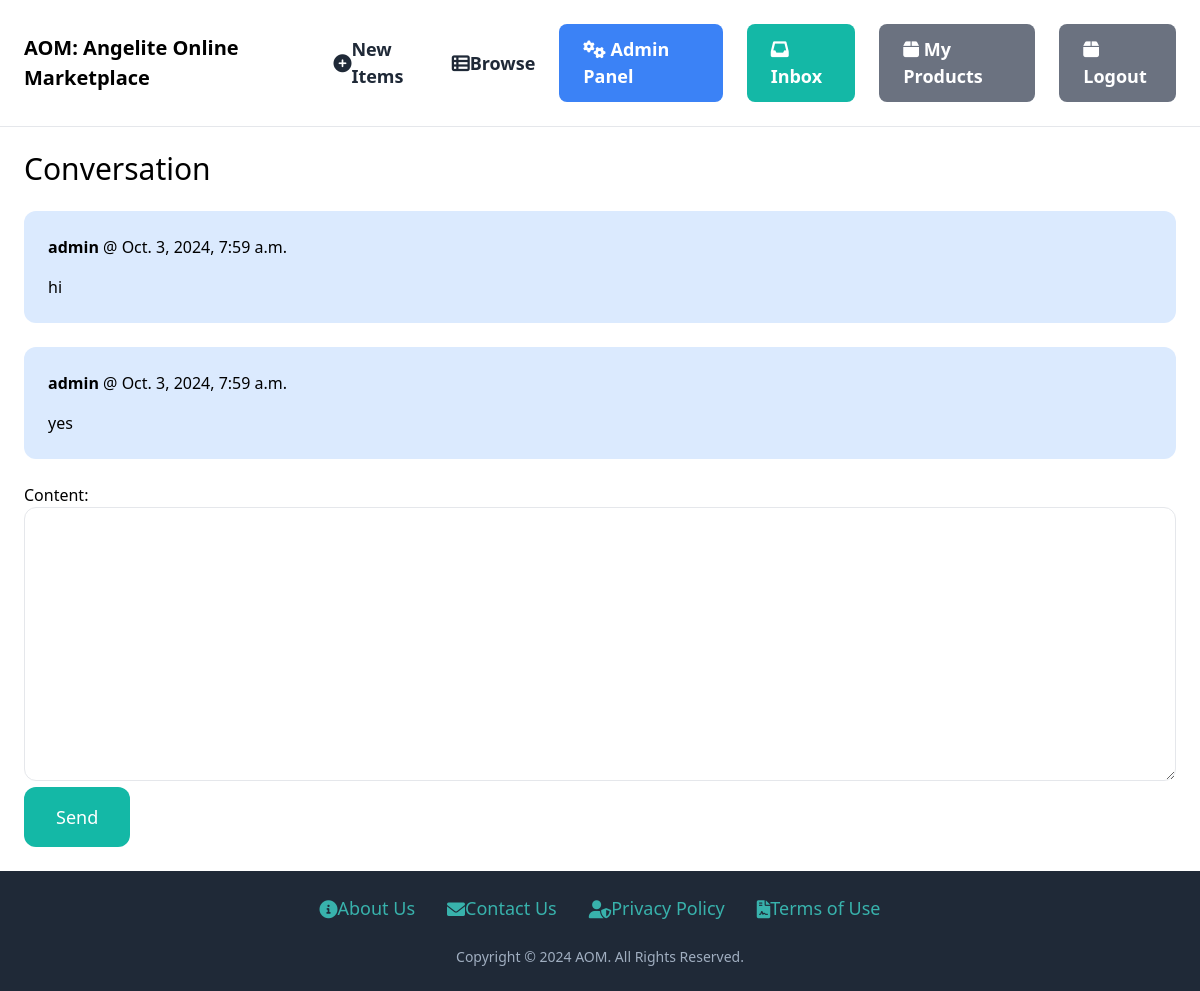
Page /inbox/3/ (signed in) on the committed database.
### inbox/models.py (models this page shows)
class ConversationMessage(models.Model):
    conversation = models.ForeignKey(Conversation, related_name='messages', on_delete=models.CASCADE)
    content = models.TextField()
    created_at = models.DateTimeField(auto_now_add=True)
    created_by = models.ForeignKey(User, related_name='created_messages', on_delete=models.CASCADE)

### inbox/views.py (the view)
# urls.py: path('<int:pk>/', views.detail, name='detail'),
@login_required
def detail(request, pk):
    conversation = Conversation.objects.filter(members__in=[request.user.id]).get(pk=pk)
    if request.method == 'POST':
        form = ConversationMessageForm(request.POST)
        if form.is_valid():
            conversation_message = form.save(commit=False)
            conversation_message.conversation = conversation
            conversation_message.created_by = request.user
            conversation_message.save()
            conversation.save()
            return redirect('inbox:detail', pk=pk)
    else:
        form = ConversationMessageForm()
    return render(request, 'conversation/detail.html', {
        'conversation': conversation,
        'form': form
    })

### inbox/forms.py
class ConversationMessageForm(forms.ModelForm):
    class Meta:
        model = ConversationMessage
        fields = ('content',)
        widgets = {
            'content' : forms.Textarea(attrs={
                'class' : 'w-full py-4 px-6 rounded-xl border'
            })
        }

### inbox/templates/conversation/detail.html (shortened to what this page needs)
{% extends 'core/base.html' %}
{% block content %}
<h1 class="mb-6 text-3xl">Conversation</h1>
<div class="space-y-6">
    {% for message in conversation.messages.all %}
        <div class="p-6 flex {% if message.created_by == request.user %}bg-blue-100{% else %}bg-gray-100{% endif %} rounded-xl">
            <div>
                <p class="mb-4"><strong>{{ message.created_by.username }}</strong> @ {{ message.created_at }}</p>
                <p>{{ message.content }}</p>
            </div>
        </div>
    {% endfor %}
</div>
<form method="post" action="." class="mt-6">
    {{ form.as_p }}
    <button class="py-4 px-8 text-lg bg-teal-500 hover:bg-teal-700 rounded-xl text-white">Send</button>
</form>
{% endblock %}

### core/templates/core/base.html (style rules this page uses)
html, body { height: 100%; margin: 0; display: flex; flex-direction: column; }
body { flex: 1; }

### rows in the picture
ConversationMessage: created_by.username "admin", created_at "Oct. 3, 2024, 7:59 a.m.", content "hi"
ConversationMessage: created_by.username "admin", created_at "Oct. 3, 2024, 7:59 a.m.", content "yes"
